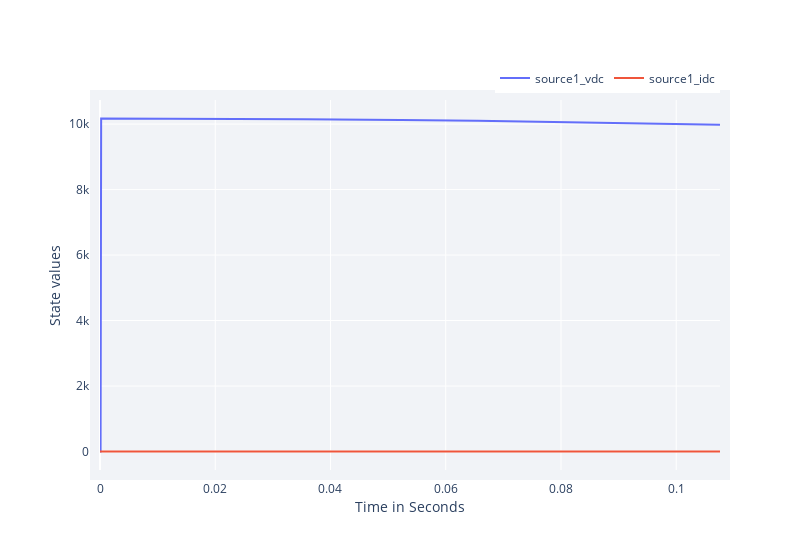

Here is the notebook cell this chart was saved with:
### Code cell
p = RenderHookResults(hook=hook,
                      vdc_to_plot=[1],
                      idc_to_plot=[1],
                      return_plot=false);

### Figure 1 — Plotly figure (JSON) as saved in the notebook; plotly's stock layout.template omitted (floating-point values rounded to 4 significant figures; data arrays with more than 128 entries replaced by an {"elided": "..."} marker saying what was removed)
{"data": [{"mode": "lines", "name": "source1_vdc", "type": "scatter", "x": {"elided": "1077 float values"}, "y": {"elided": "1077 float values"}}, {"mode": "lines", "name": "source1_idc", "type": "scatter", "x": {"elided": "1077 float values"}, "y": {"elided": "1077 float values"}}], "layout": {"height": 550, "legend": {"orientation": "h", "x": 1, "xanchor": "right", "y": 1.02, "yanchor": "bottom"}, "margin": {"b": 80, "l": 100, "pad": 10, "r": 80, "t": 100}, "plot_bgcolor": "#f1f3f7", "width": 800, "xaxis": {"title": {"text": "Time in Seconds"}}, "yaxis": {"title": {"text": "State values"}}, "yaxis2": {"overlaying": "y", "side": "right", "title": "Action values", "titlefont": {"color": "orange"}}}}
